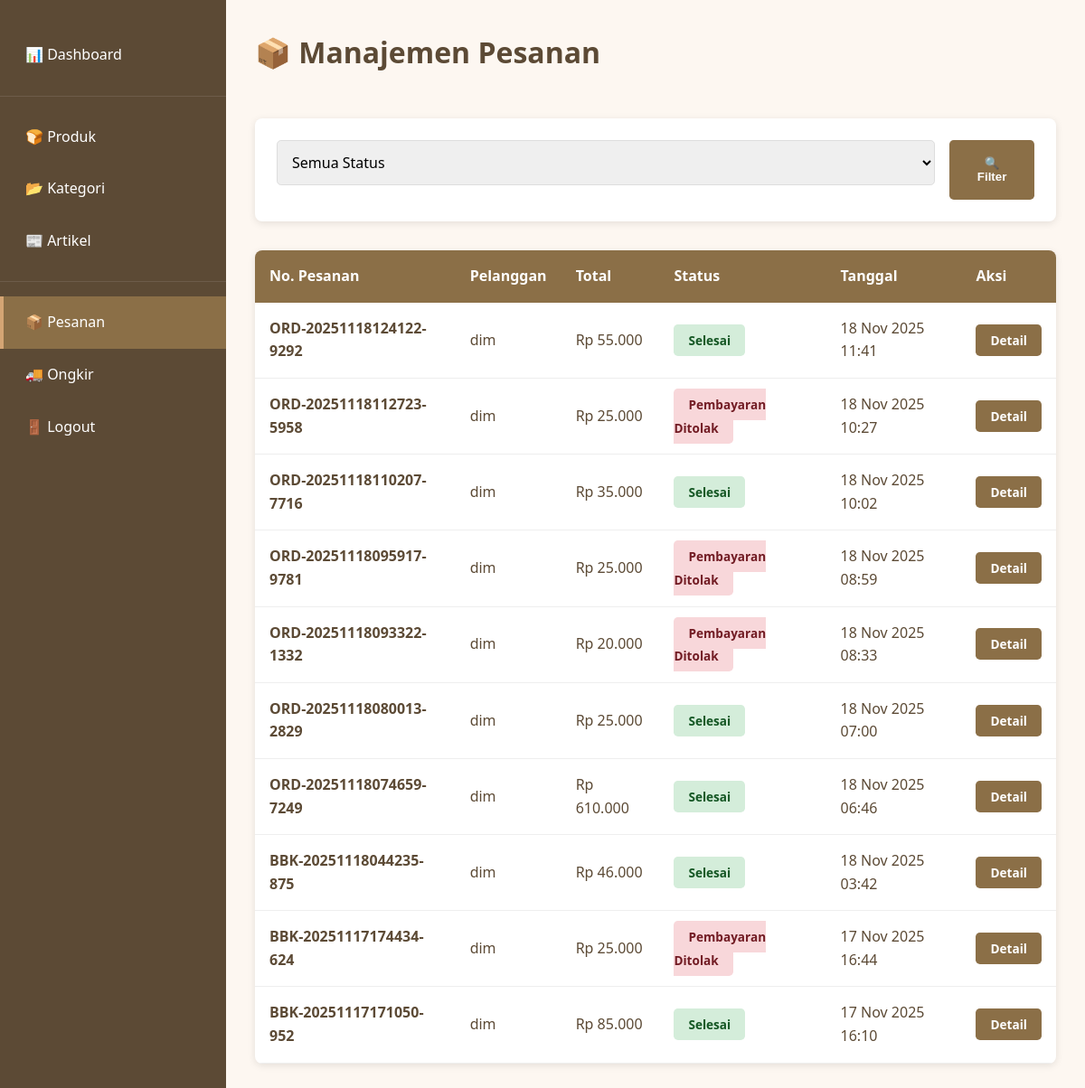
Page /admin/orders/index.php (signed in) on the committed database.
### tables this page shows
CREATE TABLE `orders` (
  `id` int(11) NOT NULL,
  `customer_id` int(11) NOT NULL,
  `no_pesanan` varchar(50) NOT NULL,
  `total_harga` decimal(10,2) NOT NULL,
  `ongkir` decimal(10,2) DEFAULT 0.00,
  `total_bayar` decimal(10,2) NOT NULL,
  `wilayah` varchar(100) DEFAULT NULL,
  `alamat_lengkap` text DEFAULT NULL,
  `status` enum('menunggu_bukti','menunggu_verifikasi','diterima','ditolak','siap_kirim','selesai') DEFAULT 'menunggu_bukti',
  `alasan_penolakan` text DEFAULT NULL,
  `created_at` timestamp NOT NULL DEFAULT current_timestamp(),
  `updated_at` timestamp NOT NULL DEFAULT current_timestamp() ON UPDATE current_timestamp()
);

CREATE TABLE `customers` (
  `id` int(11) NOT NULL,
  `nama` varchar(100) NOT NULL,
  `email` varchar(100) NOT NULL,
  `password` varchar(255) NOT NULL,
  `no_hp` varchar(15) DEFAULT NULL,
  `alamat` text DEFAULT NULL,
  `foto_profil` varchar(255) DEFAULT NULL,
  `created_at` timestamp NOT NULL DEFAULT current_timestamp(),
  `updated_at` timestamp NOT NULL DEFAULT current_timestamp() ON UPDATE current_timestamp()
);

### includes/functions.php (called while the page is built, shortened)
<?php
function formatCurrency($amount) {
    return 'Rp ' . number_format($amount, 0, ',', '.');
}
function formatDate($date) {
    return date('d M Y H:i', strtotime($date));
}
?>

### admin/orders/index.php (the view, shortened to what this page needs)
<?php
require_once __DIR__ . '/../../includes/functions.php';
require_once __DIR__ . '/../../includes/auth-check.php';
$page = isset($_GET['page']) ? (int)$_GET['page'] : 1;
$per_page = 10;
$offset = ($page - 1) * $per_page;
$where = "WHERE 1=1";
$params = [];
$types = "";
$order_query = "SELECT o.*, c.nama FROM orders o
                JOIN customers c ON o.customer_id = c.id
                $where
                ORDER BY o.created_at DESC
                LIMIT ? OFFSET ?";
$limit_params = $params;
$limit_params[] = $per_page;
$limit_params[] = $offset;
$limit_types = $types . "ii";
$stmt = $conn->prepare($order_query);
if ($limit_params) {
    $stmt->bind_param($limit_types, ...$limit_params);
}
$stmt->execute();
$orders = $stmt->get_result()->fetch_all(MYSQLI_ASSOC);
?>
<!DOCTYPE html>
<html lang="id">
<head>
    <link rel="stylesheet" href="<?php echo BASE_URL; ?>assets/css/style.css">
</head>
<body>
    <div style="display: flex;">
        <?php include __DIR__ . '/../includes/sidebar.php'; ?>
        <div class="admin-content">
            <div class="content-header">
                <h1>📦 Manajemen Pesanan</h1>
            </div>
            <div class="filter-section">
                <form method="GET" action="" class="filter-form">
                    <select name="status">
                        <option value="">Semua Status</option>
                    </select>
                    <button type="submit">🔍 Filter</button>
                </form>
            </div>
            <?php if (count($orders) > 0): ?>
            <table class="orders-table">
                <thead>
                    <tr>
                        <th>No. Pesanan</th>
                        <th>Pelanggan</th>
                        <th>Total</th>
                        <th>Status</th>
                        <th>Tanggal</th>
                        <th>Aksi</th>
                    </tr>
                </thead>
                <tbody>
                    <?php foreach ($orders as $order): ?>
                    <tr>
                        <td><strong><?php echo htmlspecialchars($order['no_pesanan']); ?></strong></td>
                        <td><?php echo htmlspecialchars($order['nama']); ?></td>
                        <td><?php echo formatCurrency($order['total_bayar']); ?></td>
                        <td>
                            <span class="status-badge status-<?php echo str_replace('_', '', $order['status']); ?>">
                                <?php echo ORDER_STATUS[$order['status']] ?? ucfirst($order['status']); ?>
                            </span>
                        </td>
                        <td><?php echo formatDate($order['created_at']); ?></td>
                        <td>
                            <a href="<?php echo ADMIN_URL; ?>orders/detail.php?id=<?php echo $order['id']; ?>" class="btn-detail">Detail</a>
                        </td>
                    </tr>
                    <?php endforeach; ?>
                </tbody>
            </table>
            <?php endif; ?>
        </div>
    </div>
</body>
</html>

### assets/css/style.css (style rules this page uses)
:root { --primary: #8B6F47; --secondary: #D4A574; --accent: #F5E6D3; --dark: #5C4A35; --light: #FDF7F1; --success: #28a745; --danger: #dc3545; --warning: #ffc107; --info: #17a2b8; }
* { margin: 0; padding: 0; box-sizing: border-box; }
html, body { height: 100%; font-family: 'Segoe UI', Tahoma, Geneva, Verdana, sans-serif; }
body { background-color: var(--light); color: var(--dark); line-height: 1.6; }
h1, h2, h3, h4, h5, h6 { color: var(--dark); margin-bottom: 1rem; font-weight: 600; }
a { color: var(--primary); text-decoration: none; transition: color 0.3s; }
input[type="text"], input[type="email"], input[type="password"], input[type="number"], input[type="date"], input[type="tel"], textarea, select { width: 100%; padding: 0.75rem; margin-bottom: 1rem; border: 1px solid #ddd; border-radius: 0.5rem; font-family: inherit; font-size: 1rem; transition: border-color 0.3s; }

### admin/orders/index.php (style rules this page uses)
.admin-content { padding: 2rem; flex: 1; }
.content-header { display: flex; justify-content: space-between; align-items: center; margin-bottom: 2rem; }
.filter-section { background: white; padding: 1.5rem; border-radius: 0.5rem; box-shadow: 0 2px 8px rgba(0, 0, 0, 0.1); margin-bottom: 2rem; }
.filter-form { display: flex; gap: 1rem; }
.filter-form select { padding: 0.75rem; border: 1px solid #ddd; border-radius: 0.3rem; }
.filter-form button { padding: 0.75rem 1.5rem; background-color: var(--primary); color: white; border: none; border-radius: 0.3rem; cursor: pointer; font-weight: 600; }
.orders-table { width: 100%; border-collapse: collapse; background: white; box-shadow: 0 2px 8px rgba(0, 0, 0, 0.1); border-radius: 0.5rem; overflow: hidden; }
.orders-table th { background-color: var(--primary); color: white; padding: 1rem; text-align: left; }
.orders-table td { padding: 1rem; border-bottom: 1px solid #eee; }
.status-badge { padding: 0.5rem 1rem; border-radius: 0.3rem; font-size: 0.85rem; font-weight: 600; }
.status-ditolak { background-color: #f8d7da; color: #721c24; }
.status-selesai { background-color: #d4edda; color: #155724; }
.btn-detail { padding: 0.5rem 1rem; background-color: var(--primary); color: white; text-decoration: none; border-radius: 0.3rem; font-size: 0.85rem; font-weight: 600; }

### rows in the picture
orders: no_pesanan "ORD-20251118124122-9292", customer.nama "dim", total_bayar "Rp 55.000", status "Selesai", created_at "18 Nov 2025 11:41"
orders: no_pesanan "ORD-20251118112723-5958", customer.nama "dim", total_bayar "Rp 25.000", status "Pembayaran Ditolak", created_at "18 Nov 2025 10:27"
orders: no_pesanan "ORD-20251118110207-7716", customer.nama "dim", total_bayar "Rp 35.000", status "Selesai", created_at "18 Nov 2025 10:02"
orders: no_pesanan "ORD-20251118095917-9781", customer.nama "dim", total_bayar "Rp 25.000", status "Pembayaran Ditolak", created_at "18 Nov 2025 08:59"
orders: no_pesanan "ORD-20251118093322-1332", customer.nama "dim", total_bayar "Rp 20.000", status "Pembayaran Ditolak", created_at "18 Nov 2025 08:33"
orders: no_pesanan "ORD-20251118080013-2829", customer.nama "dim", total_bayar "Rp 25.000", status "Selesai", created_at "18 Nov 2025 07:00"
orders: no_pesanan "ORD-20251118074659-7249", customer.nama "dim", total_bayar "Rp 610.000", status "Selesai", created_at "18 Nov 2025 06:46"
orders: no_pesanan "BBK-20251118044235-875", customer.nama "dim", total_bayar "Rp 46.000", status "Selesai", created_at "18 Nov 2025 03:42"
orders: no_pesanan "BBK-20251117174434-624", customer.nama "dim", total_bayar "Rp 25.000", status "Pembayaran Ditolak", created_at "17 Nov 2025 16:44"
orders: no_pesanan "BBK-20251117171050-952", customer.nama "dim", total_bayar "Rp 85.000", status "Selesai", created_at "17 Nov 2025 16:10"
